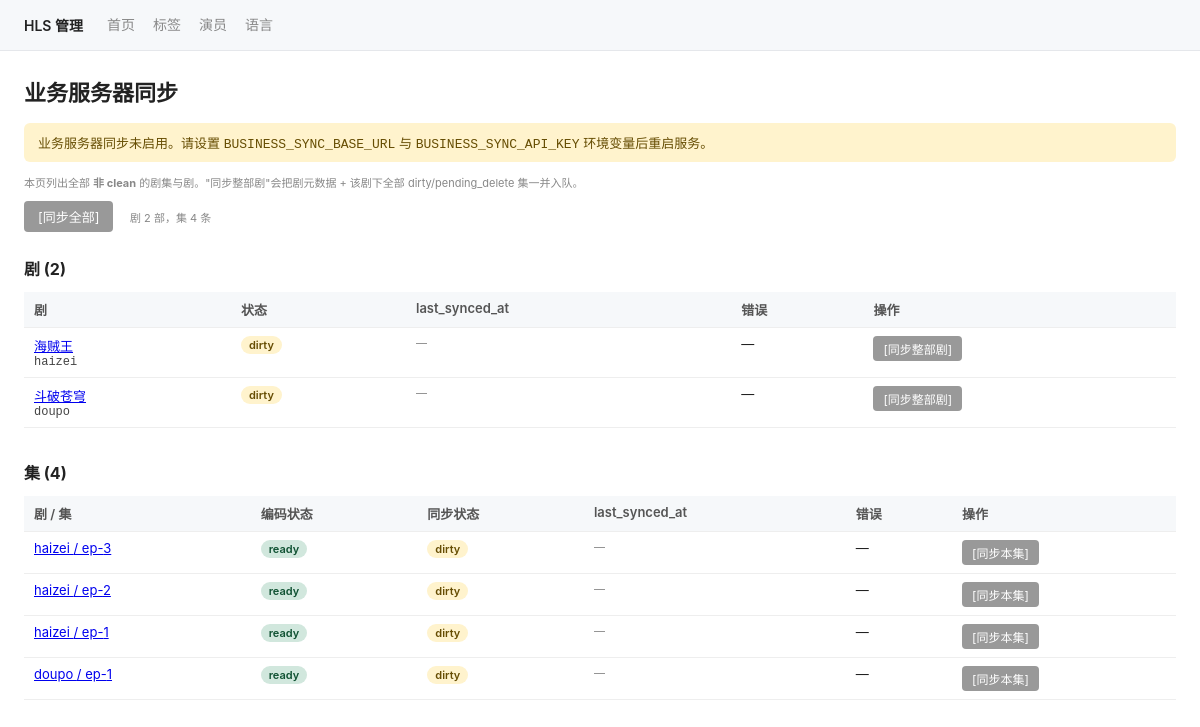
The app's page /admin/sync, older data.
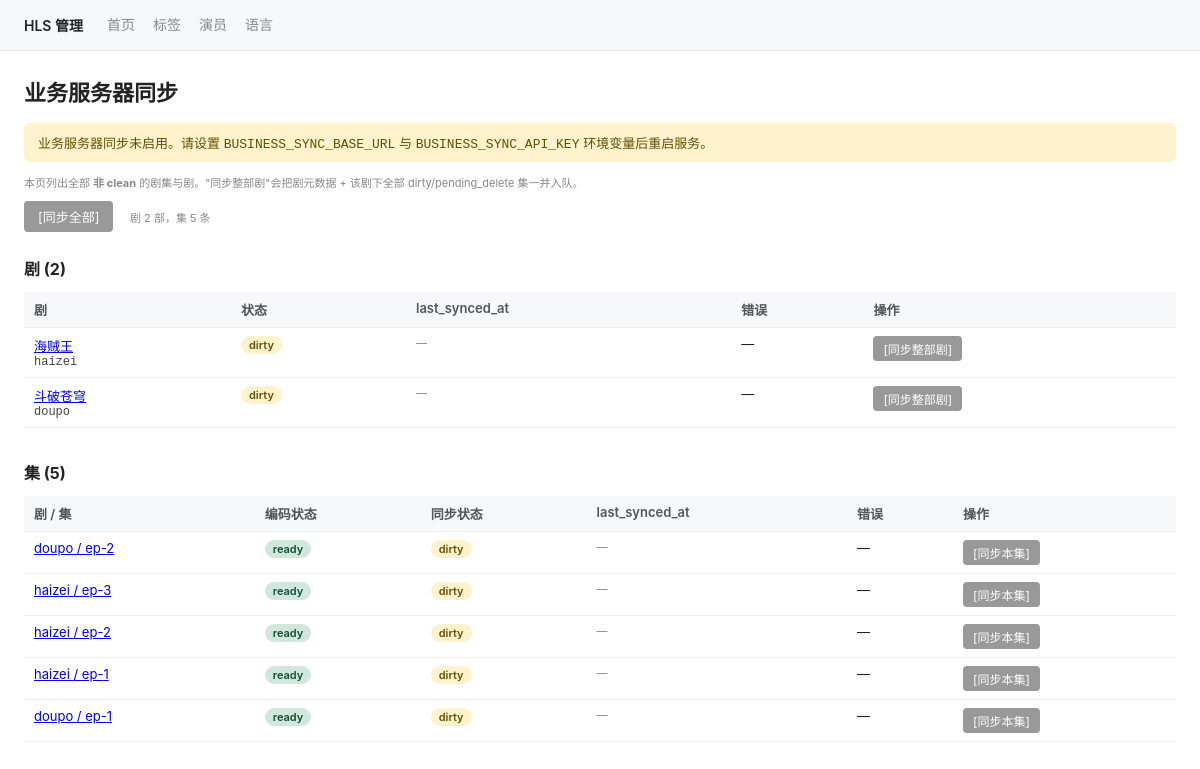
The same page, newer data.
### tables this page shows
CREATE TABLE dramas (
  slug             TEXT    PRIMARY KEY,
  default_lang     TEXT    NOT NULL,
  -- business-server-sync (step 6): drama-level sync state machine.
  -- Values: 'dirty' / 'syncing' / 'clean' / 'sync_failed' / 'pending_delete'.
  -- A fresh drama starts 'dirty'. Library cascades flip to 'dirty' (skipping
  -- 'pending_delete'). The sync worker is the only writer of 'syncing' /
  -- 'clean' / 'sync_failed' transitions.
  sync_status      TEXT    NOT NULL DEFAULT 'dirty',
  sync_error       TEXT,
  last_synced_at   TEXT,
  created_at       TEXT    NOT NULL,
  updated_at       TEXT    NOT NULL,
  FOREIGN KEY (default_lang) REFERENCES languages(code) ON DELETE RESTRICT
);

CREATE TABLE episodes (
  id               INTEGER PRIMARY KEY AUTOINCREMENT,
  drama_slug       TEXT    NOT NULL,
  ep_number        INTEGER NOT NULL,
  episode_id       TEXT    NOT NULL UNIQUE,
  status           TEXT    NOT NULL,
  duration_ms      INTEGER,
  play_url         TEXT,
  key_uri          TEXT,
  key_b64          TEXT,
  iv_hex           TEXT,
  cover_url        TEXT,
  width            INTEGER,
  height           INTEGER,
  source_filename  TEXT,
  error_message    TEXT,
  -- business-server-sync (step 6): episode-level sync state machine. Mirrors
  -- the dramas columns above. Independent from the drama row's sync_status.
  sync_status      TEXT    NOT NULL DEFAULT 'dirty',
  sync_error       TEXT,
  last_synced_at   TEXT,
  created_at       TEXT    NOT NULL,
  updated_at       TEXT    NOT NULL,
  UNIQUE(drama_slug, ep_number),
  FOREIGN KEY (drama_slug) REFERENCES dramas(slug) ON DELETE RESTRICT
);

### app/routers/sync.py (the view)
@router.get("/admin/sync", response_class=HTMLResponse)
async def sync_overview(request: Request) -> HTMLResponse:
    dramas = db.list_dramas_needing_sync()
    episodes = db.list_episodes_needing_sync_all()
    return _TEMPLATES.TemplateResponse(
        request,
        "sync.html",
        {
            "dramas": dramas,
            "episodes": episodes,
            "sync_enabled": bool(settings.business_sync_base_url),
            "nav_active": "sync",
        },
    )

### app/templates/sync.html (shortened to what this page needs)
{% extends "_base.html" %}
{% block content %}
<h1>业务服务器同步</h1>
{% if not sync_enabled %}
  <div class="flash warn">
    业务服务器同步未启用。请设置 <code>BUSINESS_SYNC_BASE_URL</code> 与 <code>BUSINESS_SYNC_API_KEY</code> 环境变量后重启服务。
  </div>
{% endif %}
<p class="meta">
  本页列出全部 <strong>非 clean</strong> 的剧集与剧。"同步整部剧"会把剧元数据 + 该剧下全部 dirty/pending_delete 集一并入队。
</p>
<div style="margin-bottom: 16px;">
  <button id="btn-sync-all" class="btn btn-primary" {% if not sync_enabled or (dramas|length == 0 and episodes|length == 0) %}disabled{% endif %}>
    [同步全部]
  </button>
  <span class="meta" style="margin-left: 12px;">
    剧 {{ dramas|length }} 部，集 {{ episodes|length }} 条
  </span>
</div>
<h2>剧 ({{ dramas|length }})</h2>
{% if dramas %}
<table>
  <thead>
    <tr>
      <th>剧</th>
      <th>状态</th>
      <th>last_synced_at</th>
      <th>错误</th>
      <th class="actions-col">操作</th>
    </tr>
  </thead>
  <tbody>
    {% for d in dramas %}
    <tr data-slug="{{ d.slug }}">
      <td>
        <a href="/admin/dramas/{{ d.slug }}">{{ d.name or d.slug }}</a>
        <div class="meta mono">{{ d.slug }}</div>
      </td>
      <td><span class="sync-badge {{ d.sync_status }}">{{ d.sync_status }}</span></td>
      <td class="meta">{{ d.last_synced_at or '—' }}</td>
      <td>
        {% if d.sync_error %}
          <details class="error">
            <summary class="meta">查看错误</summary>
            <pre>{{ d.sync_error }}</pre>
          </details>
        {% else %}—{% endif %}
      </td>
      <td class="actions-col">
        <button class="btn btn-sm btn-primary btn-sync-drama" data-slug="{{ d.slug }}" {% if not sync_enabled %}disabled{% endif %}>
          [同步整部剧]
        </button>
      </td>
    </tr>
    {% endfor %}
  </tbody>
</table>
{% else %}
<p class="meta">所有剧均为 clean。</p>
{% endif %}
<h2 style="margin-top: 32px;">集 ({{ episodes|length }})</h2>
{% if episodes %}
<table>
  <thead>
    <tr>
      <th>剧 / 集</th>
      <th>编码状态</th>
      <th>同步状态</th>
      <th>last_synced_at</th>
      <th>错误</th>
      <th class="actions-col">操作</th>
    </tr>
  </thead>
  <tbody>
    {% for e in episodes %}
    <tr data-slug="{{ e.drama_slug }}" data-ep="{{ e.ep_number }}">
      <td>
        <a href="/admin/dramas/{{ e.drama_slug }}/episodes/{{ e.ep_number }}">
          {{ e.drama_slug }} / ep-{{ e.ep_number }}
        </a>
      </td>
      <td><span class="badge {{ e.status }}">{{ e.status }}</span></td>
      <td><span class="sync-badge {{ e.sync_status }}">{{ e.sync_status }}</span></td>
      <td class="meta">{{ e.last_synced_at or '—' }}</td>
      <td>
        {% if e.sync_error %}
          <details class="error">
            <summary class="meta">查看错误</summary>
            <pre>{{ e.sync_error }}</pre>
          </details>
        {% else %}—{% endif %}
      </td>
      <td class="actions-col">
        <button class="btn btn-sm btn-primary btn-sync-ep" data-slug="{{ e.drama_slug }}" data-ep="{{ e.ep_number }}" {% if not sync_enabled %}disabled{% endif %}>
          [同步本集]
        </button>
      </td>
    </tr>
    {% endfor %}
  </tbody>
</table>
{% else %}
<p class="meta">所有集均为 clean。</p>
{% endif %}
{% endblock %}

### app/templates/_base.html (shortened to what this page needs)
<!DOCTYPE html>
<html lang="zh-CN">
<head>
    <link rel="stylesheet" href="/static/admin.css">
</head>
<body>
{% set nav_active = nav_active|default('') %}
<nav class="topnav">
    <span class="brand">HLS 管理</span>
    <a href="/admin"           class="{{ 'active' if nav_active == 'home' }}">首页</a>
    <a href="/admin/tags"      class="{{ 'active' if nav_active == 'tags' }}">标签</a>
    <a href="/admin/actors"    class="{{ 'active' if nav_active == 'actors' }}">演员</a>
    <a href="/admin/languages" class="{{ 'active' if nav_active == 'languages' }}">语言</a>
</nav>
<main>
{% block content %}{% endblock %}
</main>
</body>
</html>

### app/static/admin.css (style rules this page uses)
:root { --bg: #ffffff; --bg-alt: #f6f8fa; --bg-strip: #e9ecef; --fg: #222; --fg-meta: #888; --fg-mono: #444; --accent: #0969da; --success: #1f883d; --danger: #d73a49; --warning-bg: #fff3cd; --warning-fg: #664d03; --info-bg: #cfe2ff; --info-fg: #084298; --ready-bg: #d1e7dd; --ready-fg: #0f5132; --error-bg: #f8d7da; --error-fg: #842029; --border: #e5e7eb; }
* { box-sizing: border-box; }
body { font-family: -apple-system, "PingFang SC", "Helvetica Neue", sans-serif; margin: 0; color: var(--fg); background: var(--bg); }
main { padding: 24px; max-width: 1200px; margin: 0 auto; }
h1 { margin: 0 0 16px; font-size: 22px; }
h2 { margin: 24px 0 12px; font-size: 16px; }
nav.topnav { display: flex; align-items: center; padding: 10px 24px; background: var(--bg-alt); border-bottom: 1px solid var(--border); font-size: 14px; }
nav.topnav .brand { font-weight: 600; margin-right: 24px; }
nav.topnav a { color: var(--fg-meta); text-decoration: none; margin-right: 18px; padding: 4px 0; border-bottom: 2px solid transparent; }
.flash { margin: 12px 0; padding: 10px 14px; border-radius: 6px; font-size: 13px; }
.flash.warn { background: var(--warning-bg); color: var(--warning-fg); }
button, .btn { padding: 6px 14px; border: 0; border-radius: 4px; font-size: 13px; cursor: pointer; font-family: inherit; color: white; background: var(--accent); }
button:disabled, .btn:disabled { background: #999; cursor: not-allowed; }
.btn-primary { background: var(--accent); }
.btn-sm { padding: 4px 10px; font-size: 12px; }
table { width: 100%; border-collapse: collapse; font-size: 13px; }
table th, table td { padding: 8px 10px; border-bottom: 1px solid #eee; text-align: left; vertical-align: top; }
table th { background: var(--bg-alt); font-weight: 600; color: #555; }
.badge { display: inline-block; padding: 2px 8px; border-radius: 10px; font-size: 11px; font-weight: 600; }
.badge.ready { background: var(--ready-bg); color: var(--ready-fg); }
.sync-badge { display: inline-block; padding: 2px 8px; border-radius: 10px; font-size: 11px; font-weight: 600; }
.sync-badge.dirty { background: var(--warning-bg); color: var(--warning-fg); }
.meta { color: var(--fg-meta); font-size: 11px; }
.mono { font-family: ui-monospace, Menlo, monospace; font-size: 12px; color: var(--fg-mono); }
.actions-col { white-space: nowrap; }

Row changes from the older to the newer data that the page shows:
added episodes: drama_slug "doupo", ep_number "2", status "ready", sync_status "dirty", last_synced_at "—"
Text that changed along with them:
{{ episodes|length }}: "4" → "5"
